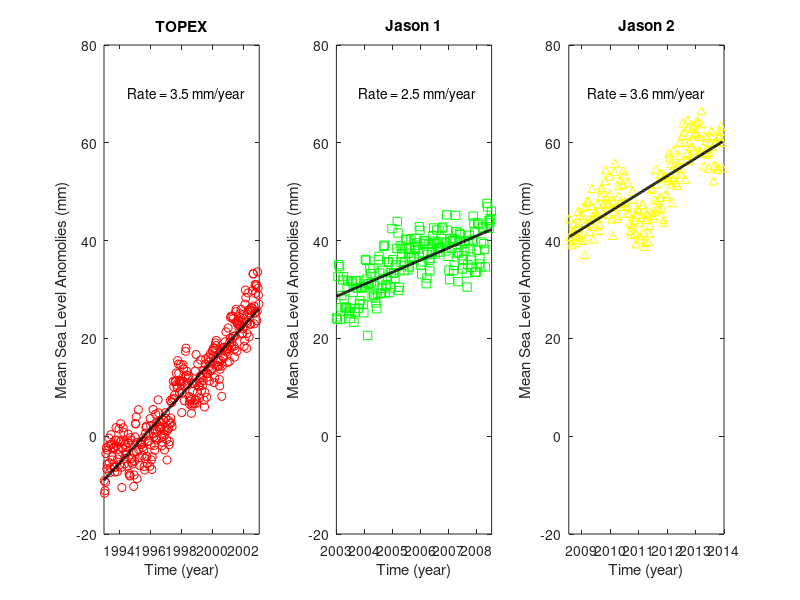

Here is the MATLAB script that generated this plot:
% MATLAB SCRIPT TO READ THE SEA LEVEL ANOMALIES
% MADE BY TOPEX AND JASON ALIMETER MISSIONS



                        
% MORE INFORMATION CAN BE FOUND IN THE FOLLOWING LINKS                                                           
% http://sealevel.colorado.edu/                              
% http://sealevel.colorado.edu/files/2014_rel1/sl_global.txt


% ______________________________________________________________
%|                   Marisabel Gonzalez                         |
%|                       08/03/2017                             |
%|______________________________________________________________|


% _____________________________________________________________
% |                   VARIABLE NOMENCLATURE                   |
% |                                                           |
% | TOPEX - matrix to store data from TOPEX.dat               |
% | JASON1 - matrix to store data from Jason-1.dat            |
% | JASON2 - matrix to store data from Jason-2.dat            |
% | T - stores the file identifier for TOPEX.dat              |
% | J1 - stores the file identifier for Jason-1.dat           |
% | J2 - stores the file identifier for Jason-2.dat           |
% | combined - matrix to store combined data set              |
% | a - stores polynomial coefficients from fitting procedure |
% | yfit - matrix containing calculated y value for the fit   |
% +-----------------------------------------------------------+




% THIS COMMAND OPEN THE FILES TOPEX.dat, Jason-1 and Jason-2.dat 
% FOR READING

T = fopen('TOPEX.dat', 'r');
J1 = fopen('Jason-1.dat', 'r');
J2 = fopen('Jason-2.dat', 'r');



% THIS COMMAND READS THE DATA FROM THE FILES INTO MATRICES
TOPEX = fscanf(T,'%f %f',[2 inf]);
JASON1 = fscanf(J1,'%f %f',[2 inf]);
JASON2 = fscanf(J2,'%f %f',[2 inf]);


% CALCULATING THE TRANSPONSE (as fscanf rearranges rows into columns)
TOPEX = TOPEX';
JASON1 = JASON1';
JASON2 = JASON2';





% +-----------------------------------------------------------+
%                    PLOTTING THE TOPEX DATA
% +-----------------------------------------------------------+

subplot(1,3,1)
plot(TOPEX(:,1),TOPEX(:,2),'ro');         % plot values
title('TOPEX')                            % add title
xlabel('Time (year)')                     % add x-axis label
ylabel('Mean Sea Level Anomolies (mm)')   % add y-axis lable       
axis([1993 2003 -20 80])                  % set axes
hold on                                   % stop overwriting 
a = polyfit(TOPEX(:,1),TOPEX(:,2),1);     %linear fit 
yfit = polyval(a,TOPEX(:,1));             %calculate y-values
plot(TOPEX(:,1),yfit,'k-','LineWidth',2); % plot values
strl = ['Rate =' sprintf('%4.1f',a(1)) ' mm/year']; 
text(1994.5,70,strl);


% +-----------------------------------------------------------+
%                  PLOTTING THE JASON1 DATA
% +-----------------------------------------------------------+

subplot(1,3,2)
plot(JASON1(:,1),JASON1(:,2),'gs');        % plot values
title('Jason 1')                           % add title
xlabel('Time (year)')                      % add x-axis label
ylabel('Mean Sea Level Anomolies (mm)')    % add y-axis label                        
axis([2003 2008.55 -20 80])                % set axes
hold on                                    % stop overwriting 
a = polyfit(JASON1(:,1),JASON1(:,2),1);    %linear fit 
yfit = polyval(a,JASON1(:,1));             %calculate y-values
plot(JASON1(:,1),yfit,'k-','LineWidth',2); % plot values
strl = ['Rate =' sprintf('%4.1f',a(1)) ' mm/year']; 
text(2003.8,70,strl);



% +-----------------------------------------------------------+
%                  PLOTTING THE JASON2 DATA
% +-----------------------------------------------------------+


subplot(1,3,3)
plot(JASON2(:,1),JASON2(:,2),'y^');        % plot values
title('Jason 2')                           % add title
xlabel('Time (year)')                      % add x-axis label
ylabel('Mean Sea Level Anomolies (mm)')    % add y-axis label     
axis([2008.55 2014 -20 80])                % set axes
hold on                                    % stop overwriting
a = polyfit(JASON2(:,1),JASON2(:,2),1);    %linear fit 
yfit = polyval(a,JASON2(:,1));             %calculate y-values
plot(JASON2(:,1),yfit,'k-','LineWidth',2); % plot values
strl = ['Rate =' sprintf('%4.1f',a(1)) ' mm/year']; 
text(2009.2,70,strl);


